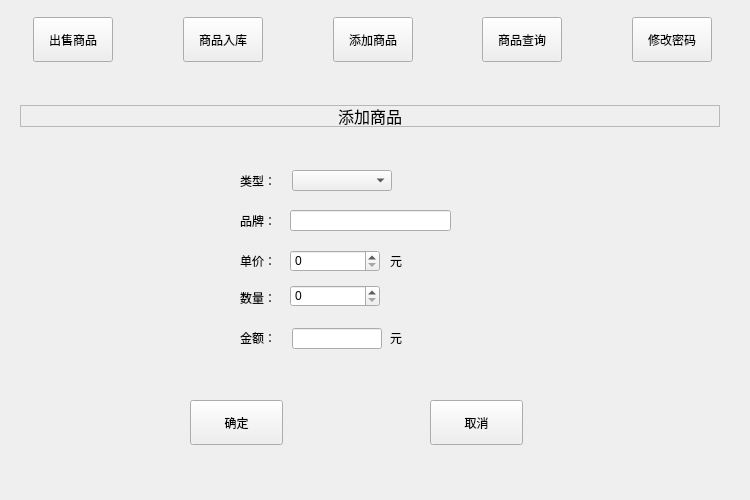
<?xml version="1.0" encoding="UTF-8"?>
<ui version="4.0">
 <class>Widget</class>
 <widget class="QWidget" name="Widget">
  <property name="geometry">
   <rect>
    <x>0</x>
    <y>0</y>
    <width>750</width>
    <height>500</height>
   </rect>
  </property>
  <property name="minimumSize">
   <size>
    <width>750</width>
    <height>500</height>
   </size>
  </property>
  <property name="maximumSize">
   <size>
    <width>750</width>
    <height>500</height>
   </size>
  </property>
  <property name="windowTitle">
   <string>Widget</string>
  </property>
  <widget class="QWidget" name="horizontalLayoutWidget">
   <property name="geometry">
    <rect>
     <x>22</x>
     <y>0</y>
     <width>701</width>
     <height>80</height>
    </rect>
   </property>
   <layout class="QHBoxLayout" name="horizontalLayout">
    <item>
     <widget class="QPushButton" name="sellBtn">
      <property name="minimumSize">
       <size>
        <width>0</width>
        <height>45</height>
       </size>
      </property>
      <property name="maximumSize">
       <size>
        <width>16777215</width>
        <height>45</height>
       </size>
      </property>
      <property name="text">
       <string>出售商品</string>
      </property>
     </widget>
    </item>
    <item>
     <spacer name="horizontalSpacer">
      <property name="orientation">
       <enum>Qt::Horizontal</enum>
      </property>
      <property name="sizeHint" stdset="0">
       <size>
        <width>40</width>
        <height>20</height>
       </size>
      </property>
     </spacer>
    </item>
    <item>
     <widget class="QPushButton" name="buyBtn">
      <property name="minimumSize">
       <size>
        <width>0</width>
        <height>45</height>
       </size>
      </property>
      <property name="maximumSize">
       <size>
        <width>16777215</width>
        <height>45</height>
       </size>
      </property>
      <property name="text">
       <string>商品入库</string>
      </property>
     </widget>
    </item>
    <item>
     <spacer name="horizontalSpacer_2">
      <property name="orientation">
       <enum>Qt::Horizontal</enum>
      </property>
      <property name="sizeHint" stdset="0">
       <size>
        <width>40</width>
        <height>20</height>
       </size>
      </property>
     </spacer>
    </item>
    <item>
     <widget class="QPushButton" name="addBtn">
      <property name="minimumSize">
       <size>
        <width>0</width>
        <height>45</height>
       </size>
      </property>
      <property name="maximumSize">
       <size>
        <width>16777215</width>
        <height>45</height>
       </size>
      </property>
      <property name="text">
       <string>添加商品</string>
      </property>
     </widget>
    </item>
    <item>
     <spacer name="horizontalSpacer_3">
      <property name="orientation">
       <enum>Qt::Horizontal</enum>
      </property>
      <property name="sizeHint" stdset="0">
       <size>
        <width>40</width>
        <height>20</height>
       </size>
      </property>
     </spacer>
    </item>
    <item>
     <widget class="QPushButton" name="queryBtn">
      <property name="minimumSize">
       <size>
        <width>0</width>
        <height>45</height>
       </size>
      </property>
      <property name="maximumSize">
       <size>
        <width>16777215</width>
        <height>45</height>
       </size>
      </property>
      <property name="text">
       <string>商品查询</string>
      </property>
     </widget>
    </item>
    <item>
     <spacer name="horizontalSpacer_4">
      <property name="orientation">
       <enum>Qt::Horizontal</enum>
      </property>
      <property name="sizeHint" stdset="0">
       <size>
        <width>40</width>
        <height>20</height>
       </size>
      </property>
     </spacer>
    </item>
    <item>
     <widget class="QPushButton" name="passwordBtn">
      <property name="minimumSize">
       <size>
        <width>0</width>
        <height>45</height>
       </size>
      </property>
      <property name="maximumSize">
       <size>
        <width>16777215</width>
        <height>45</height>
       </size>
      </property>
      <property name="text">
       <string>修改密码</string>
      </property>
     </widget>
    </item>
   </layout>
  </widget>
  <widget class="QStackedWidget" name="stackedWidget">
   <property name="geometry">
    <rect>
     <x>20</x>
     <y>90</y>
     <width>700</width>
     <height>410</height>
    </rect>
   </property>
   <property name="currentIndex">
    <number>2</number>
   </property>
   <widget class="QWidget" name="sellPage">
    <widget class="QLabel" name="label">
     <property name="geometry">
      <rect>
       <x>0</x>
       <y>15</y>
       <width>700</width>
       <height>22</height>
      </rect>
     </property>
     <property name="font">
      <font>
       <pointsize>12</pointsize>
      </font>
     </property>
     <property name="frameShape">
      <enum>QFrame::StyledPanel</enum>
     </property>
     <property name="text">
      <string>出售商品</string>
     </property>
     <property name="alignment">
      <set>Qt::AlignCenter</set>
     </property>
    </widget>
    <widget class="QLabel" name="label_6">
     <property name="geometry">
      <rect>
       <x>220</x>
       <y>240</y>
       <width>45</width>
       <height>15</height>
      </rect>
     </property>
     <property name="text">
      <string>金额：</string>
     </property>
    </widget>
    <widget class="QComboBox" name="sellTypeComboBox">
     <property name="geometry">
      <rect>
       <x>272</x>
       <y>80</y>
       <width>100</width>
       <height>21</height>
      </rect>
     </property>
    </widget>
    <widget class="QLabel" name="label_5">
     <property name="geometry">
      <rect>
       <x>220</x>
       <y>200</y>
       <width>45</width>
       <height>15</height>
      </rect>
     </property>
     <property name="text">
      <string>数量：</string>
     </property>
    </widget>
    <widget class="QComboBox" name="sellBrandComboBox">
     <property name="geometry">
      <rect>
       <x>272</x>
       <y>120</y>
       <width>177</width>
       <height>21</height>
      </rect>
     </property>
    </widget>
    <widget class="QLineEdit" name="sellPriceLineEdit">
     <property name="geometry">
      <rect>
       <x>272</x>
       <y>160</y>
       <width>90</width>
       <height>21</height>
      </rect>
     </property>
    </widget>
    <widget class="QLabel" name="label_3">
     <property name="geometry">
      <rect>
       <x>220</x>
       <y>120</y>
       <width>45</width>
       <height>21</height>
      </rect>
     </property>
     <property name="text">
      <string>品牌：</string>
     </property>
    </widget>
    <widget class="QLabel" name="label_4">
     <property name="geometry">
      <rect>
       <x>220</x>
       <y>160</y>
       <width>45</width>
       <height>21</height>
      </rect>
     </property>
     <property name="text">
      <string>单价：</string>
     </property>
    </widget>
    <widget class="QLabel" name="label_2">
     <property name="geometry">
      <rect>
       <x>220</x>
       <y>80</y>
       <width>45</width>
       <height>21</height>
      </rect>
     </property>
     <property name="text">
      <string>类型：</string>
     </property>
    </widget>
    <widget class="QLabel" name="label_7">
     <property name="geometry">
      <rect>
       <x>370</x>
       <y>163</y>
       <width>72</width>
       <height>15</height>
      </rect>
     </property>
     <property name="text">
      <string>元</string>
     </property>
    </widget>
    <widget class="QSpinBox" name="sellNumSpinBox">
     <property name="geometry">
      <rect>
       <x>270</x>
       <y>195</y>
       <width>90</width>
       <height>22</height>
      </rect>
     </property>
     <property name="maximum">
      <number>10000</number>
     </property>
    </widget>
    <widget class="QLabel" name="sellLastNumLabel">
     <property name="geometry">
      <rect>
       <x>370</x>
       <y>200</y>
       <width>111</width>
       <height>16</height>
      </rect>
     </property>
     <property name="text">
      <string>剩余数量：000</string>
     </property>
    </widget>
    <widget class="QLineEdit" name="sellSumLineEdit">
     <property name="geometry">
      <rect>
       <x>272</x>
       <y>238</y>
       <width>90</width>
       <height>21</height>
      </rect>
     </property>
    </widget>
    <widget class="QLabel" name="label_9">
     <property name="geometry">
      <rect>
       <x>370</x>
       <y>240</y>
       <width>72</width>
       <height>15</height>
      </rect>
     </property>
     <property name="text">
      <string>元</string>
     </property>
    </widget>
    <widget class="QPushButton" name="sellOkBtn">
     <property name="geometry">
      <rect>
       <x>170</x>
       <y>310</y>
       <width>93</width>
       <height>45</height>
      </rect>
     </property>
     <property name="minimumSize">
      <size>
       <width>0</width>
       <height>45</height>
      </size>
     </property>
     <property name="maximumSize">
      <size>
       <width>16777215</width>
       <height>45</height>
      </size>
     </property>
     <property name="text">
      <string>确定</string>
     </property>
    </widget>
    <widget class="QPushButton" name="sellCancelBtn">
     <property name="geometry">
      <rect>
       <x>410</x>
       <y>310</y>
       <width>93</width>
       <height>45</height>
      </rect>
     </property>
     <property name="minimumSize">
      <size>
       <width>0</width>
       <height>45</height>
      </size>
     </property>
     <property name="maximumSize">
      <size>
       <width>16777215</width>
       <height>45</height>
      </size>
     </property>
     <property name="text">
      <string>取消</string>
     </property>
    </widget>
   </widget>
   <widget class="QWidget" name="page_3">
    <widget class="QLabel" name="label_8">
     <property name="geometry">
      <rect>
       <x>220</x>
       <y>200</y>
       <width>45</width>
       <height>15</height>
      </rect>
     </property>
     <property name="text">
      <string>数量：</string>
     </property>
    </widget>
    <widget class="QLabel" name="label_10">
     <property name="geometry">
      <rect>
       <x>370</x>
       <y>240</y>
       <width>72</width>
       <height>15</height>
      </rect>
     </property>
     <property name="text">
      <string>元</string>
     </property>
    </widget>
    <widget class="QComboBox" name="goodsTypeComboBox">
     <property name="geometry">
      <rect>
       <x>272</x>
       <y>80</y>
       <width>100</width>
       <height>21</height>
      </rect>
     </property>
    </widget>
    <widget class="QLineEdit" name="goodsSumLineEdit">
     <property name="geometry">
      <rect>
       <x>272</x>
       <y>238</y>
       <width>90</width>
       <height>21</height>
      </rect>
     </property>
    </widget>
    <widget class="QLabel" name="label_11">
     <property name="geometry">
      <rect>
       <x>220</x>
       <y>240</y>
       <width>45</width>
       <height>15</height>
      </rect>
     </property>
     <property name="text">
      <string>金额：</string>
     </property>
    </widget>
    <widget class="QComboBox" name="goodsBrandComboBox">
     <property name="geometry">
      <rect>
       <x>272</x>
       <y>120</y>
       <width>177</width>
       <height>21</height>
      </rect>
     </property>
    </widget>
    <widget class="QLineEdit" name="goodsPriceLineEdit">
     <property name="geometry">
      <rect>
       <x>272</x>
       <y>160</y>
       <width>90</width>
       <height>21</height>
      </rect>
     </property>
    </widget>
    <widget class="QPushButton" name="goodsCancelBtn">
     <property name="geometry">
      <rect>
       <x>410</x>
       <y>310</y>
       <width>93</width>
       <height>45</height>
      </rect>
     </property>
     <property name="minimumSize">
      <size>
       <width>0</width>
       <height>45</height>
      </size>
     </property>
     <property name="maximumSize">
      <size>
       <width>16777215</width>
       <height>45</height>
      </size>
     </property>
     <property name="text">
      <string>取消</string>
     </property>
    </widget>
    <widget class="QLabel" name="label_12">
     <property name="geometry">
      <rect>
       <x>370</x>
       <y>163</y>
       <width>72</width>
       <height>15</height>
      </rect>
     </property>
     <property name="text">
      <string>元</string>
     </property>
    </widget>
    <widget class="QPushButton" name="goodsOkBtn">
     <property name="geometry">
      <rect>
       <x>170</x>
       <y>310</y>
       <width>93</width>
       <height>45</height>
      </rect>
     </property>
     <property name="minimumSize">
      <size>
       <width>0</width>
       <height>45</height>
      </size>
     </property>
     <property name="maximumSize">
      <size>
       <width>16777215</width>
       <height>45</height>
      </size>
     </property>
     <property name="text">
      <string>确定</string>
     </property>
    </widget>
    <widget class="QLabel" name="label_13">
     <property name="geometry">
      <rect>
       <x>220</x>
       <y>120</y>
       <width>45</width>
       <height>21</height>
      </rect>
     </property>
     <property name="text">
      <string>品牌：</string>
     </property>
    </widget>
    <widget class="QLabel" name="label_14">
     <property name="geometry">
      <rect>
       <x>220</x>
       <y>160</y>
       <width>45</width>
       <height>21</height>
      </rect>
     </property>
     <property name="text">
      <string>单价：</string>
     </property>
    </widget>
    <widget class="QSpinBox" name="goodsNumSpinBox">
     <property name="geometry">
      <rect>
       <x>270</x>
       <y>195</y>
       <width>90</width>
       <height>22</height>
      </rect>
     </property>
    </widget>
    <widget class="QLabel" name="label_15">
     <property name="geometry">
      <rect>
       <x>0</x>
       <y>15</y>
       <width>700</width>
       <height>22</height>
      </rect>
     </property>
     <property name="font">
      <font>
       <pointsize>12</pointsize>
      </font>
     </property>
     <property name="frameShape">
      <enum>QFrame::StyledPanel</enum>
     </property>
     <property name="text">
      <string>商品入库</string>
     </property>
     <property name="alignment">
      <set>Qt::AlignCenter</set>
     </property>
    </widget>
    <widget class="QLabel" name="label_16">
     <property name="geometry">
      <rect>
       <x>220</x>
       <y>80</y>
       <width>45</width>
       <height>21</height>
      </rect>
     </property>
     <property name="text">
      <string>类型：</string>
     </property>
    </widget>
   </widget>
   <widget class="QWidget" name="page">
    <widget class="QPushButton" name="newOkBtn">
     <property name="geometry">
      <rect>
       <x>170</x>
       <y>310</y>
       <width>93</width>
       <height>45</height>
      </rect>
     </property>
     <property name="minimumSize">
      <size>
       <width>0</width>
       <height>45</height>
      </size>
     </property>
     <property name="maximumSize">
      <size>
       <width>16777215</width>
       <height>45</height>
      </size>
     </property>
     <property name="text">
      <string>确定</string>
     </property>
    </widget>
    <widget class="QComboBox" name="newTypeComboBox">
     <property name="geometry">
      <rect>
       <x>272</x>
       <y>80</y>
       <width>100</width>
       <height>21</height>
      </rect>
     </property>
    </widget>
    <widget class="QLabel" name="label_17">
     <property name="geometry">
      <rect>
       <x>220</x>
       <y>80</y>
       <width>45</width>
       <height>21</height>
      </rect>
     </property>
     <property name="text">
      <string>类型：</string>
     </property>
    </widget>
    <widget class="QLabel" name="label_18">
     <property name="geometry">
      <rect>
       <x>220</x>
       <y>240</y>
       <width>45</width>
       <height>15</height>
      </rect>
     </property>
     <property name="text">
      <string>金额：</string>
     </property>
    </widget>
    <widget class="QPushButton" name="newCancelBtn">
     <property name="geometry">
      <rect>
       <x>410</x>
       <y>310</y>
       <width>93</width>
       <height>45</height>
      </rect>
     </property>
     <property name="minimumSize">
      <size>
       <width>0</width>
       <height>45</height>
      </size>
     </property>
     <property name="maximumSize">
      <size>
       <width>16777215</width>
       <height>45</height>
      </size>
     </property>
     <property name="text">
      <string>取消</string>
     </property>
    </widget>
    <widget class="QLabel" name="label_19">
     <property name="geometry">
      <rect>
       <x>370</x>
       <y>240</y>
       <width>72</width>
       <height>15</height>
      </rect>
     </property>
     <property name="text">
      <string>元</string>
     </property>
    </widget>
    <widget class="QSpinBox" name="newNumSpinBox">
     <property name="geometry">
      <rect>
       <x>270</x>
       <y>195</y>
       <width>90</width>
       <height>22</height>
      </rect>
     </property>
     <property name="maximum">
      <number>10000</number>
     </property>
    </widget>
    <widget class="QLabel" name="label_20">
     <property name="geometry">
      <rect>
       <x>370</x>
       <y>163</y>
       <width>72</width>
       <height>15</height>
      </rect>
     </property>
     <property name="text">
      <string>元</string>
     </property>
    </widget>
    <widget class="QLineEdit" name="newSumLineEdit">
     <property name="geometry">
      <rect>
       <x>272</x>
       <y>238</y>
       <width>90</width>
       <height>21</height>
      </rect>
     </property>
    </widget>
    <widget class="QLabel" name="label_21">
     <property name="geometry">
      <rect>
       <x>0</x>
       <y>15</y>
       <width>700</width>
       <height>22</height>
      </rect>
     </property>
     <property name="font">
      <font>
       <pointsize>12</pointsize>
      </font>
     </property>
     <property name="frameShape">
      <enum>QFrame::StyledPanel</enum>
     </property>
     <property name="text">
      <string>添加商品</string>
     </property>
     <property name="alignment">
      <set>Qt::AlignCenter</set>
     </property>
    </widget>
    <widget class="QLabel" name="label_22">
     <property name="geometry">
      <rect>
       <x>220</x>
       <y>120</y>
       <width>45</width>
       <height>21</height>
      </rect>
     </property>
     <property name="text">
      <string>品牌：</string>
     </property>
    </widget>
    <widget class="QLabel" name="label_23">
     <property name="geometry">
      <rect>
       <x>220</x>
       <y>200</y>
       <width>45</width>
       <height>15</height>
      </rect>
     </property>
     <property name="text">
      <string>数量：</string>
     </property>
    </widget>
    <widget class="QLabel" name="label_24">
     <property name="geometry">
      <rect>
       <x>220</x>
       <y>160</y>
       <width>45</width>
       <height>21</height>
      </rect>
     </property>
     <property name="text">
      <string>单价：</string>
     </property>
    </widget>
    <widget class="QSpinBox" name="newPriceSpinBox">
     <property name="geometry">
      <rect>
       <x>270</x>
       <y>160</y>
       <width>90</width>
       <height>22</height>
      </rect>
     </property>
     <property name="maximum">
      <number>10000</number>
     </property>
    </widget>
    <widget class="QLineEdit" name="newBrandLineEdit">
     <property name="geometry">
      <rect>
       <x>270</x>
       <y>120</y>
       <width>161</width>
       <height>21</height>
      </rect>
     </property>
    </widget>
   </widget>
   <widget class="QWidget" name="page_2">
    <widget class="QLabel" name="label_26">
     <property name="geometry">
      <rect>
       <x>248</x>
       <y>70</y>
       <width>45</width>
       <height>21</height>
      </rect>
     </property>
     <property name="text">
      <string>品牌：</string>
     </property>
    </widget>
    <widget class="QComboBox" name="queryBrandComboBox">
     <property name="geometry">
      <rect>
       <x>300</x>
       <y>70</y>
       <width>221</width>
       <height>21</height>
      </rect>
     </property>
    </widget>
    <widget class="QComboBox" name="queryTypeComboBox">
     <property name="geometry">
      <rect>
       <x>60</x>
       <y>70</y>
       <width>111</width>
       <height>21</height>
      </rect>
     </property>
    </widget>
    <widget class="QLabel" name="label_27">
     <property name="geometry">
      <rect>
       <x>8</x>
       <y>70</y>
       <width>45</width>
       <height>21</height>
      </rect>
     </property>
     <property name="text">
      <string>类型：</string>
     </property>
    </widget>
    <widget class="QLabel" name="label_28">
     <property name="geometry">
      <rect>
       <x>0</x>
       <y>15</y>
       <width>700</width>
       <height>22</height>
      </rect>
     </property>
     <property name="font">
      <font>
       <pointsize>12</pointsize>
      </font>
     </property>
     <property name="frameShape">
      <enum>QFrame::StyledPanel</enum>
     </property>
     <property name="text">
      <string>商品查询</string>
     </property>
     <property name="alignment">
      <set>Qt::AlignCenter</set>
     </property>
    </widget>
    <widget class="QPushButton" name="queryPushButton">
     <property name="geometry">
      <rect>
       <x>590</x>
       <y>60</y>
       <width>93</width>
       <height>45</height>
      </rect>
     </property>
     <property name="minimumSize">
      <size>
       <width>0</width>
       <height>45</height>
      </size>
     </property>
     <property name="maximumSize">
      <size>
       <width>16777215</width>
       <height>45</height>
      </size>
     </property>
     <property name="text">
      <string>查询</string>
     </property>
    </widget>
    <widget class="QTableView" name="tableView">
     <property name="geometry">
      <rect>
       <x>5</x>
       <y>131</y>
       <width>691</width>
       <height>261</height>
      </rect>
     </property>
    </widget>
   </widget>
   <widget class="QWidget" name="page_4">
    <widget class="QLabel" name="label_29">
     <property name="geometry">
      <rect>
       <x>0</x>
       <y>15</y>
       <width>700</width>
       <height>22</height>
      </rect>
     </property>
     <property name="font">
      <font>
       <pointsize>12</pointsize>
      </font>
     </property>
     <property name="frameShape">
      <enum>QFrame::StyledPanel</enum>
     </property>
     <property name="text">
      <string>修改密码</string>
     </property>
     <property name="alignment">
      <set>Qt::AlignCenter</set>
     </property>
    </widget>
    <widget class="QLineEdit" name="newPwdLineEdit">
     <property name="geometry">
      <rect>
       <x>301</x>
       <y>160</y>
       <width>151</width>
       <height>21</height>
      </rect>
     </property>
    </widget>
    <widget class="QLineEdit" name="oldPwdLineEdit">
     <property name="geometry">
      <rect>
       <x>301</x>
       <y>100</y>
       <width>151</width>
       <height>21</height>
      </rect>
     </property>
    </widget>
    <widget class="QLabel" name="label_25">
     <property name="geometry">
      <rect>
       <x>234</x>
       <y>162</y>
       <width>61</width>
       <height>20</height>
      </rect>
     </property>
     <property name="text">
      <string>新密码：</string>
     </property>
    </widget>
    <widget class="QPushButton" name="changePwdBtn">
     <property name="geometry">
      <rect>
       <x>300</x>
       <y>240</y>
       <width>93</width>
       <height>45</height>
      </rect>
     </property>
     <property name="minimumSize">
      <size>
       <width>0</width>
       <height>45</height>
      </size>
     </property>
     <property name="maximumSize">
      <size>
       <width>16777215</width>
       <height>45</height>
      </size>
     </property>
     <property name="text">
      <string>确定</string>
     </property>
    </widget>
    <widget class="QLabel" name="label_30">
     <property name="geometry">
      <rect>
       <x>234</x>
       <y>100</y>
       <width>61</width>
       <height>21</height>
      </rect>
     </property>
     <property name="text">
      <string>原密码：</string>
     </property>
    </widget>
   </widget>
  </widget>
 </widget>
 <layoutdefault spacing="6" margin="11"/>
 <resources/>
 <connections/>
</ui>
